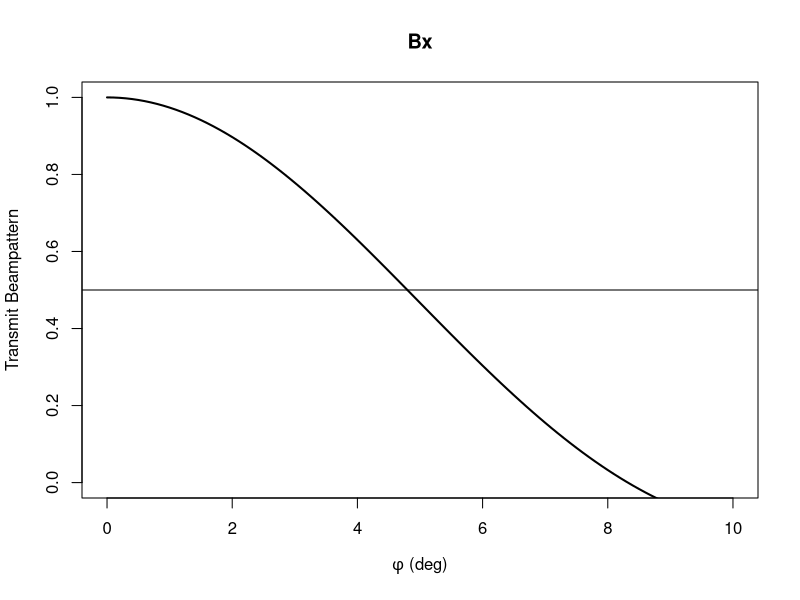
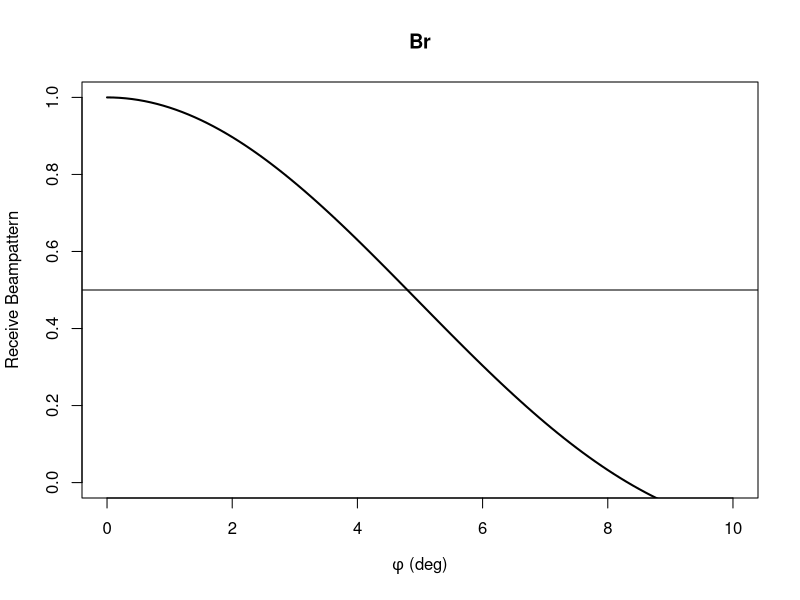
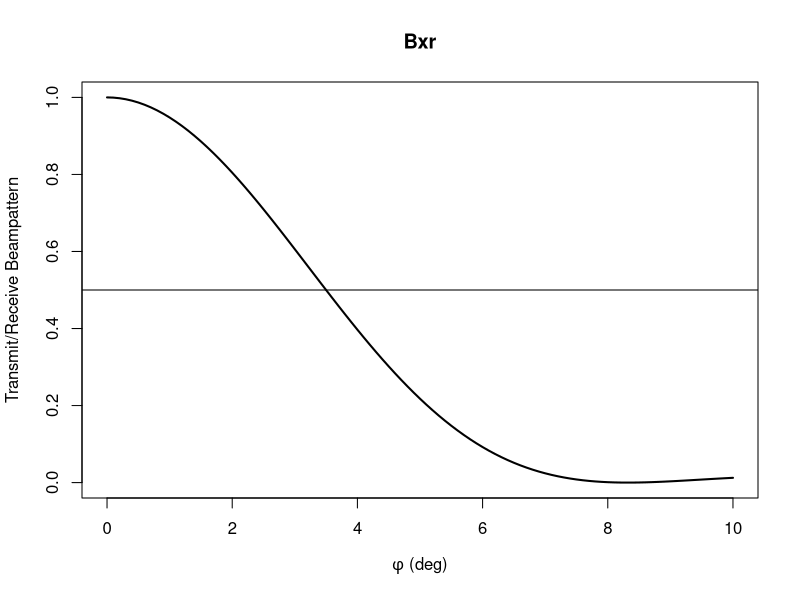
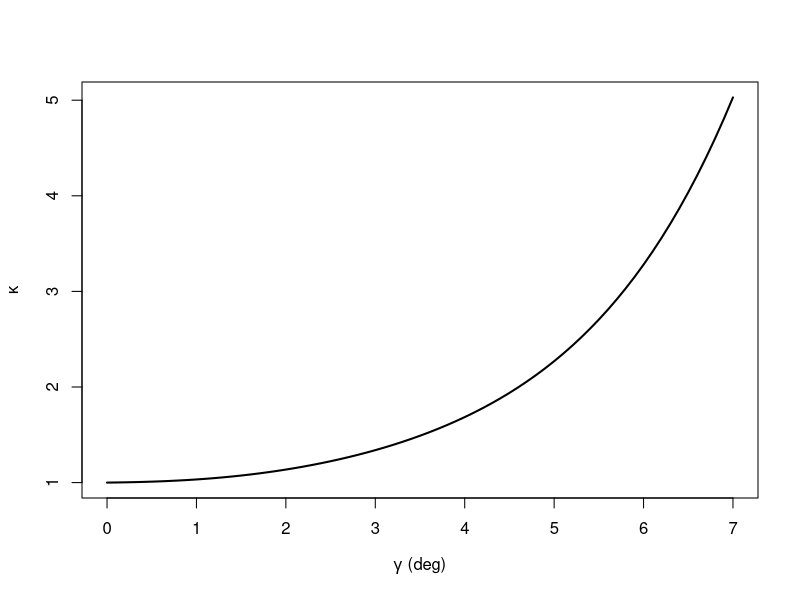
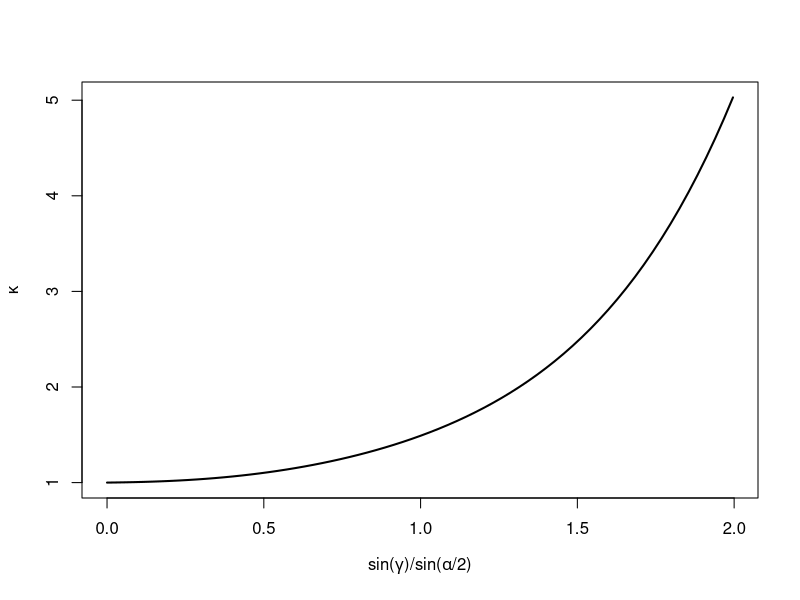
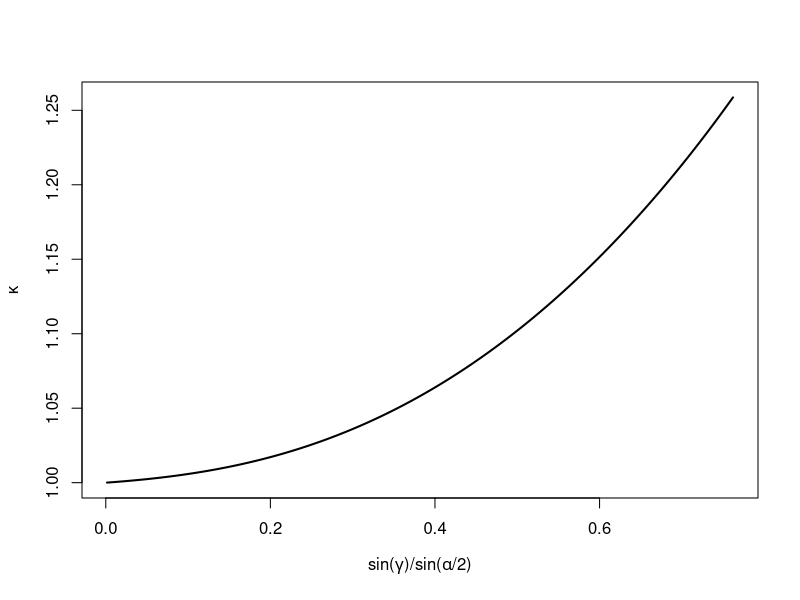

Write the R code that produced these figures, in order.
###########################################################################
# Dunford_xdcer-motion.R
# Calculate effect of transducer motion. This does not go so far as to 
# do the correction (see Dunford_Motion-Correction.R), but this program
# can be used to compare to Stanton's transducer motion 
# (see Stanton_xdcer-motion.R)
# Reference: Dunford, A.J., 2005, Correcting echo-integration data for
#            transducer motion, Journal of the Acoustical Society of
#            America, 118:2121-2123, doi: 10.1121/1.2005927
# 
# Please e-mail me with any questions or corrections, 
# Mike Jech, michael.jech@noaa.gov
#
# jech
# source("Dunford_xdcer-motion.R")

# start with a clean slate
rm(list = ls())

### parameters
# frequency in Hz
f = 38000
# transducer radius in m
#xdcer.d = 0.332     # 7 deg beam
# to get Dunford's chi of 1.616399, the xdcer diameter needs to be 0.3327
#   at a speed of sound (c) of 1500 m/s
xdcer.d = 0.3327     # 7 deg beam
xdcer.a = xdcer.d/2
# BW is the full-width half-power beamwidth (alpha in Dunford)
BW.deg = 7
BW.rad = BW.deg*pi/180

# speed of sound in m/s
c.water = 1500

# wavelength
lambda = c.water/f

# wave number
k = 2*pi/lambda

# X=ka sin(BW/2)=1.616399
# BW = 2*asin(1.616399*lambda/(2pi*a))
# !!NOTE: If c changes, this value will change!!
#X=1.616399
X = k*xdcer.a*sin(BW.rad/2)
BW.Dunford.deg = (2*asin(X*lambda/(2*pi*xdcer.a)))*180/pi

### approximation of beam pattern, psi
# phi is zenith (polar) angle (opposite to Stanton 1982)
#   for now keep Dunford's notation
# min and max angle in degree
phi.deg.min = 0
phi.deg.max = 10
phi.deg.int = 0.1
# phi vector
phi.deg = seq(phi.deg.min, phi.deg.max, by=phi.deg.int)
# a phi of zero will make the sin(phi) in the denominator bomb
if (phi.deg.min == 0) {
    phi.deg[1] = 0.0001
}
phi.rad = phi.deg*pi/180

# B is beam pattern, x is transmit, r is receive
#B.x = (2*besselJ(k*xdcer.a*sin(phi.rad),1)/(k*xdcer.a*sin(phi.rad)))^2
#B.r = (2*besselJ(k*xdcer.a*sin(phi.rad),1)/(k*xdcer.a*sin(phi.rad)))^2
B.x = 2*besselJ(k*xdcer.a*sin(phi.rad),1)/(k*xdcer.a*sin(phi.rad))
B.r = 2*besselJ(k*xdcer.a*sin(phi.rad),1)/(k*xdcer.a*sin(phi.rad))
B.xr = B.x*B.r
plot(phi.deg, B.x, ylim=c(0,1), main='Bx', type='l', lwd=2, xlab=expression(paste(phi, ' (deg)')), 
     ylab='Transmit Beampattern')
abline(h=0.5)
plot(phi.deg, B.r, ylim=c(0,1), main='Br', type='l', lwd=2, xlab=expression(paste(phi, ' (deg)')),
     ylab='Receive Beampattern')
abline(h=0.5)
plot(phi.deg, B.xr, ylim=c(0,1), main='Bxr', type='l', lwd=2, xlab=expression(paste(phi, ' (deg)')),
     ylab='Transmit/Receive Beampattern')
abline(h=0.5)
# half-power point
B.halfpower = phi.deg[which.min(abs(B.xr-0.5))]

# theta is azimuthal angle (opposite to Stanton 1982)
theta.deg = 0
theta.rad = theta.deg*pi/180


# gamma is angle between MRA of xmit and receive beam
gamma.deg.min = 0
gamma.deg.max = BW.deg
gamma.deg.int = 0.1
gamma.deg = seq(gamma.deg.min, gamma.deg.max, by=gamma.deg.int)
gamma.rad = gamma.deg*pi/180
#x = sin(gamma.rad)/sin(BW.rad/2)

K = numeric(length(gamma.deg))
for(i in 1:length(gamma.deg)) {
  # K is motion correction (kappa in Dunford)
  arg = sin(gamma.rad[i])/sin(BW.rad/2)
  K[i] = 0.17083*arg^5 - 0.39660*arg^4 + 0.53851*arg^3 + 0.13764*arg^2 + 
         0.039645*arg + 1
}

# fd is the "functional form" or functional dependence of K
fd=sin(gamma.rad)/sin(BW.rad/2)

# make a data frame
Dunford.df = data.frame(beamsep=gamma.deg, fd=fd, K=K)

plot(gamma.deg, K, type='l', lwd=2, xlab=expression(paste(gamma, ' (deg)')), ylab=expression(kappa))
plot(fd, K, type='l', lwd=2, ylab=expression(kappa), 
     xlab=expression(paste('sin(', gamma ,')/sin(', alpha, '/2)')))

### make a matrix of range vs angle
# maximum range
#range.max = 2000
range.max = 500
range = seq(1, range.max, by=1)

# angle is the motion angle, could be roll or pitch
# this is 1/2 the total angular motion
#motion.deg.max = 15
motion.deg.max = 10

#angle = seq(0, angle.max, by=1)
# period of motion, seconds
# get from FFT or other analysis
#T.sec = 4
T.sec = 5
# the total travel time for the sound to travel to range.max and back
T.samp = 2*range.max/c.water
t.samp = 2*range/c.water

# angular velocity is the 2*(1/2 total angle)/period in degrees
ang.vel = 4*motion.deg.max/T.sec

# vector of angles representing a sinusoidal motion of period T.samp and angular velocity
motion.deg = sin(ang.vel*t.samp)*motion.deg.max

gamma.deg = (ang.vel/c.water)*range
gamma.rad = gamma.deg*pi/180
arg = sin(gamma.rad)/sin(BW.rad/2)
K = 0.17083*arg^5 - 0.39660*arg^4 + 0.53851*arg^3 + 0.13764*arg^2 + 0.039645*arg + 1
plot(arg, K, type='l', lwd=2, ylab=expression(kappa), 
     xlab=expression(paste('sin(', gamma ,')/sin(', alpha, '/2)')))



### end main
